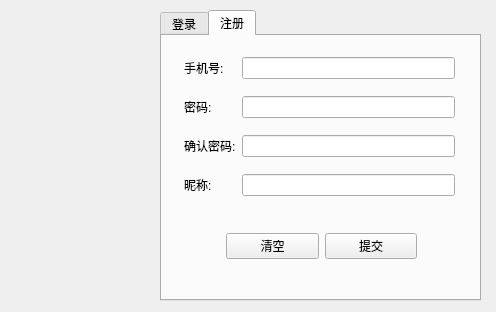
<?xml version="1.0" encoding="UTF-8"?>
<ui version="4.0">
 <class>LoginDialog</class>
 <widget class="QDialog" name="LoginDialog">
  <property name="geometry">
   <rect>
    <x>0</x>
    <y>0</y>
    <width>496</width>
    <height>312</height>
   </rect>
  </property>
  <property name="minimumSize">
   <size>
    <width>496</width>
    <height>312</height>
   </size>
  </property>
  <property name="maximumSize">
   <size>
    <width>496</width>
    <height>312</height>
   </size>
  </property>
  <property name="windowTitle">
   <string>Dialog</string>
  </property>
  <widget class="QLabel" name="label">
   <property name="geometry">
    <rect>
     <x>20</x>
     <y>10</y>
     <width>121</width>
     <height>121</height>
    </rect>
   </property>
   <property name="text">
    <string/>
   </property>
   <property name="pixmap">
    <pixmap resource="resource.qrc">:/resouce/images/logo.ico</pixmap>
   </property>
   <property name="scaledContents">
    <bool>true</bool>
   </property>
  </widget>
  <widget class="QTabWidget" name="tabWidget">
   <property name="geometry">
    <rect>
     <x>160</x>
     <y>10</y>
     <width>321</width>
     <height>291</height>
    </rect>
   </property>
   <property name="currentIndex">
    <number>1</number>
   </property>
   <widget class="QWidget" name="tb_login">
    <attribute name="title">
     <string>登录</string>
    </attribute>
    <widget class="QWidget" name="layoutWidget">
     <property name="geometry">
      <rect>
       <x>30</x>
       <y>20</y>
       <width>261</width>
       <height>91</height>
      </rect>
     </property>
     <layout class="QGridLayout" name="gridLayout">
      <item row="1" column="1">
       <widget class="QLineEdit" name="le_password_login">
        <property name="echoMode">
         <enum>QLineEdit::Password</enum>
        </property>
       </widget>
      </item>
      <item row="0" column="0">
       <widget class="QLabel" name="lab_tel_login">
        <property name="text">
         <string>手机号:</string>
        </property>
       </widget>
      </item>
      <item row="1" column="0">
       <widget class="QLabel" name="lab_password_login">
        <property name="text">
         <string>密码:</string>
        </property>
       </widget>
      </item>
      <item row="0" column="1">
       <widget class="QLineEdit" name="le_tel_login"/>
      </item>
     </layout>
    </widget>
    <widget class="QWidget" name="layoutWidget">
     <property name="geometry">
      <rect>
       <x>80</x>
       <y>170</y>
       <width>168</width>
       <height>41</height>
      </rect>
     </property>
     <layout class="QGridLayout" name="gridLayout_3">
      <item row="0" column="0">
       <widget class="QPushButton" name="pb_clean_login">
        <property name="text">
         <string>清空</string>
        </property>
       </widget>
      </item>
      <item row="0" column="1">
       <widget class="QPushButton" name="pb_commit_login">
        <property name="text">
         <string>提交</string>
        </property>
       </widget>
      </item>
     </layout>
    </widget>
   </widget>
   <widget class="QWidget" name="tab_regist">
    <attribute name="title">
     <string>注册</string>
    </attribute>
    <widget class="QWidget" name="layoutWidget">
     <property name="geometry">
      <rect>
       <x>22</x>
       <y>10</y>
       <width>271</width>
       <height>161</height>
      </rect>
     </property>
     <layout class="QGridLayout" name="gridLayout_2">
      <item row="0" column="0">
       <widget class="QLabel" name="lab_tel_regist">
        <property name="text">
         <string>手机号:</string>
        </property>
       </widget>
      </item>
      <item row="0" column="1">
       <widget class="QLineEdit" name="le_tel_regist"/>
      </item>
      <item row="1" column="0">
       <widget class="QLabel" name="lab_password_regist">
        <property name="text">
         <string>密码:</string>
        </property>
       </widget>
      </item>
      <item row="1" column="1">
       <widget class="QLineEdit" name="le_password_regist">
        <property name="echoMode">
         <enum>QLineEdit::Password</enum>
        </property>
       </widget>
      </item>
      <item row="2" column="0">
       <widget class="QLabel" name="lab_password_check">
        <property name="text">
         <string>确认密码:</string>
        </property>
       </widget>
      </item>
      <item row="2" column="1">
       <widget class="QLineEdit" name="le_password_check">
        <property name="echoMode">
         <enum>QLineEdit::Password</enum>
        </property>
       </widget>
      </item>
      <item row="3" column="0">
       <widget class="QLabel" name="lab_name">
        <property name="text">
         <string>昵称:</string>
        </property>
       </widget>
      </item>
      <item row="3" column="1">
       <widget class="QLineEdit" name="le_name_regist"/>
      </item>
     </layout>
    </widget>
    <widget class="QWidget" name="layoutWidget">
     <property name="geometry">
      <rect>
       <x>64</x>
       <y>190</y>
       <width>191</width>
       <height>41</height>
      </rect>
     </property>
     <layout class="QGridLayout" name="gridLayout_4">
      <item row="0" column="0">
       <widget class="QPushButton" name="pb_clean_regist">
        <property name="text">
         <string>清空</string>
        </property>
       </widget>
      </item>
      <item row="0" column="1">
       <widget class="QPushButton" name="pb_commit_regist">
        <property name="text">
         <string>提交</string>
        </property>
       </widget>
      </item>
     </layout>
    </widget>
   </widget>
  </widget>
 </widget>
 <tabstops>
  <tabstop>tabWidget</tabstop>
  <tabstop>le_password_login</tabstop>
  <tabstop>le_tel_login</tabstop>
  <tabstop>pb_clean_login</tabstop>
  <tabstop>pb_commit_login</tabstop>
  <tabstop>pb_clean_regist</tabstop>
  <tabstop>pb_commit_regist</tabstop>
  <tabstop>le_tel_regist</tabstop>
  <tabstop>le_password_regist</tabstop>
  <tabstop>le_password_check</tabstop>
  <tabstop>le_name_regist</tabstop>
 </tabstops>
 <resources>
  <include location="resource.qrc"/>
 </resources>
 <connections/>
</ui>
